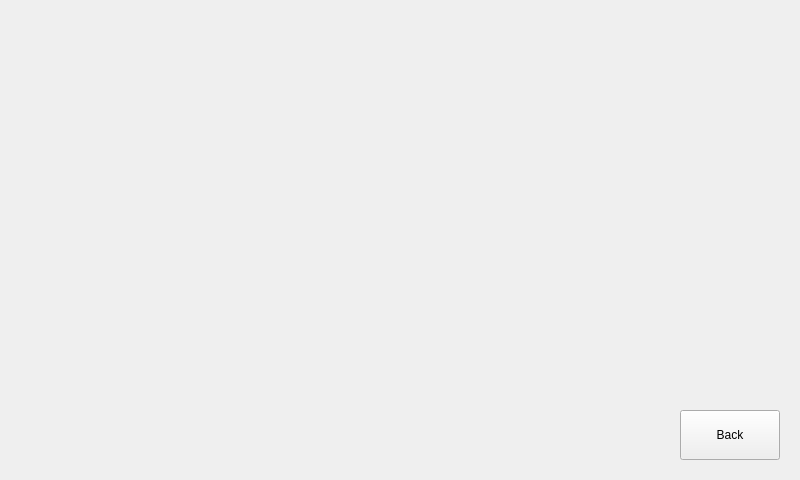
<?xml version="1.0" encoding="UTF-8"?>
<ui version="4.0">
 <class>recording</class>
 <widget class="QMainWindow" name="recording">
  <property name="geometry">
   <rect>
    <x>0</x>
    <y>0</y>
    <width>800</width>
    <height>480</height>
   </rect>
  </property>
  <property name="windowTitle">
   <string>MainWindow</string>
  </property>
  <widget class="QWidget" name="centralwidget">
   <widget class="QPushButton" name="recording_back">
    <property name="geometry">
     <rect>
      <x>680</x>
      <y>410</y>
      <width>100</width>
      <height>50</height>
     </rect>
    </property>
    <property name="focusPolicy">
     <enum>Qt::NoFocus</enum>
    </property>
    <property name="text">
     <string>Back</string>
    </property>
   </widget>
  </widget>
 </widget>
 <resources/>
 <connections/>
</ui>
